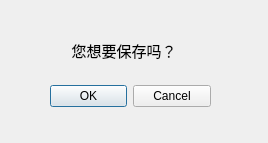
<?xml version="1.0" encoding="UTF-8"?>
<ui version="4.0">
 <class>Exit_Dialog</class>
 <widget class="QDialog" name="Exit_Dialog">
  <property name="geometry">
   <rect>
    <x>0</x>
    <y>0</y>
    <width>268</width>
    <height>143</height>
   </rect>
  </property>
  <property name="windowTitle">
   <string>Dialog</string>
  </property>
  <widget class="QDialogButtonBox" name="buttonBox">
   <property name="geometry">
    <rect>
     <x>50</x>
     <y>80</y>
     <width>161</width>
     <height>32</height>
    </rect>
   </property>
   <property name="orientation">
    <enum>Qt::Horizontal</enum>
   </property>
   <property name="standardButtons">
    <set>QDialogButtonBox::Cancel|QDialogButtonBox::Ok</set>
   </property>
  </widget>
  <widget class="QLabel" name="label">
   <property name="geometry">
    <rect>
     <x>60</x>
     <y>30</y>
     <width>151</width>
     <height>41</height>
    </rect>
   </property>
   <property name="font">
    <font>
     <family>Arial Unicode MS</family>
     <pointsize>11</pointsize>
    </font>
   </property>
   <property name="layoutDirection">
    <enum>Qt::LeftToRight</enum>
   </property>
   <property name="text">
    <string>   您想要保存吗？</string>
   </property>
  </widget>
 </widget>
 <resources/>
 <connections>
  <connection>
   <sender>buttonBox</sender>
   <signal>accepted()</signal>
   <receiver>Exit_Dialog</receiver>
   <slot>accept()</slot>
   <hints>
    <hint type="sourcelabel">
     <x>248</x>
     <y>254</y>
    </hint>
    <hint type="destinationlabel">
     <x>157</x>
     <y>274</y>
    </hint>
   </hints>
  </connection>
  <connection>
   <sender>buttonBox</sender>
   <signal>rejected()</signal>
   <receiver>Exit_Dialog</receiver>
   <slot>reject()</slot>
   <hints>
    <hint type="sourcelabel">
     <x>316</x>
     <y>260</y>
    </hint>
    <hint type="destinationlabel">
     <x>286</x>
     <y>274</y>
    </hint>
   </hints>
  </connection>
 </connections>
</ui>
